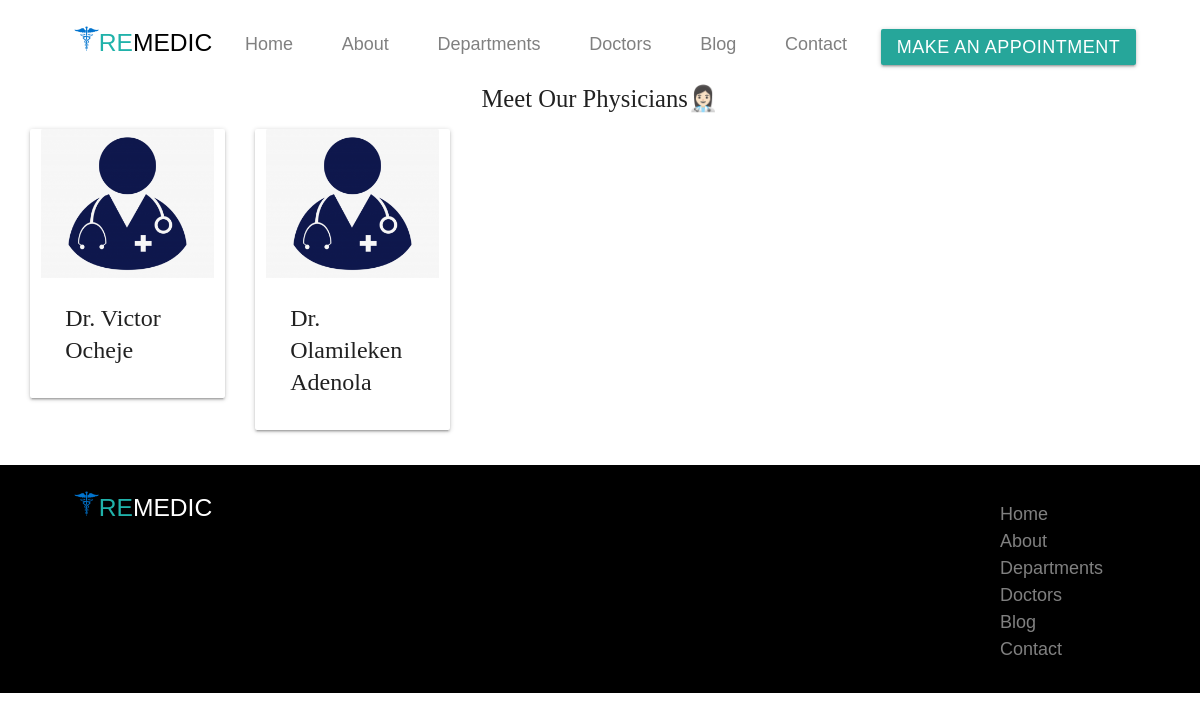
/meet-our-doctors/, run on an earlier commit of the app's database.
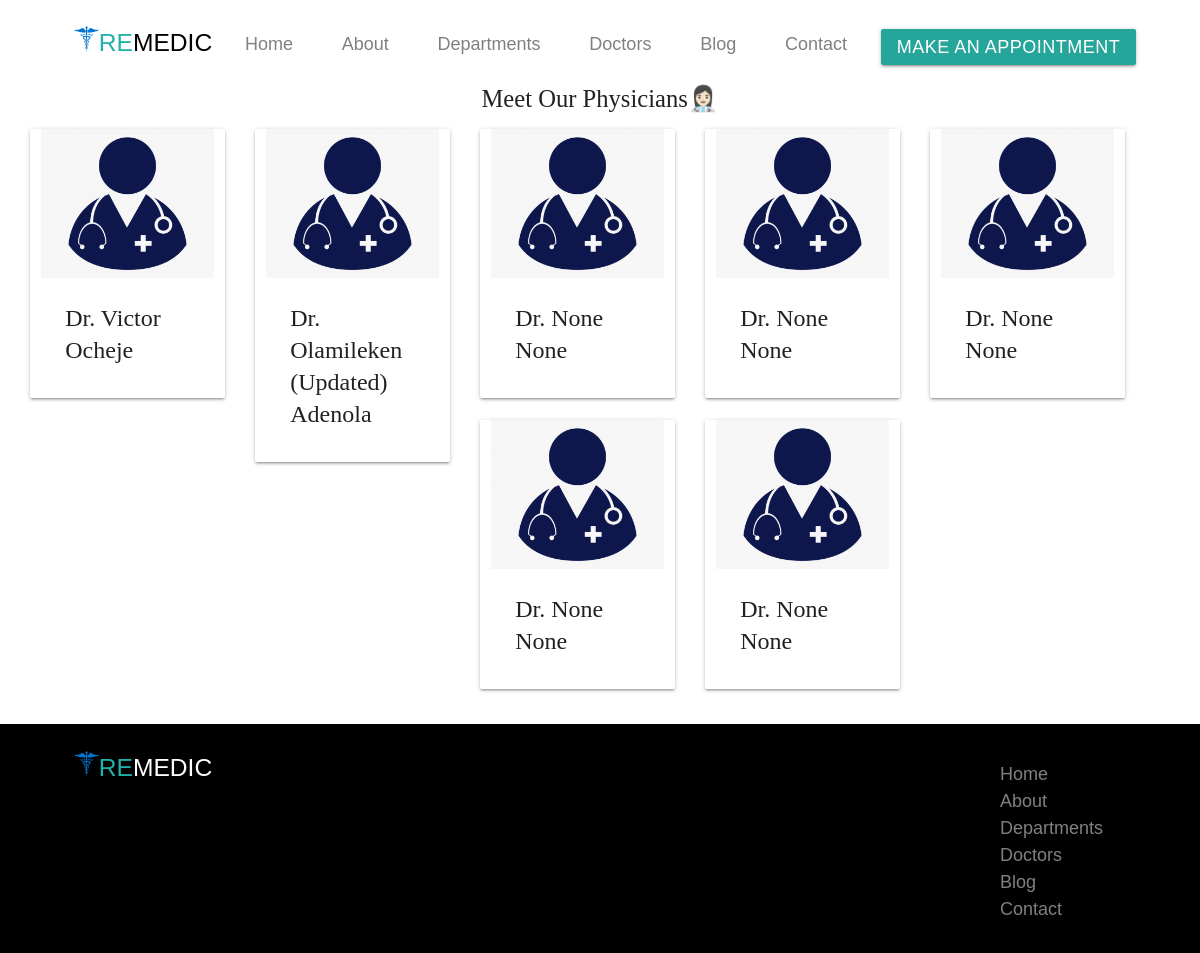
And on a later commit of the database.
### management/models.py (models this page shows, shortened)
class Doctor(models.Model):
    Doctor_user_instance = models.OneToOneField(User,on_delete=models.CASCADE,null=True, blank=True)
    Doctor_firstname = models.CharField(max_length=250, null=True,blank=True)
    Doctor_lastname = models.CharField(max_length=250, null=True,blank=True)
    Doctor_gender = models.CharField(max_length=25, choices=GENDER, default="UNDECIDED")
    Doctor_department = models.ForeignKey(Department,on_delete=models.CASCADE, related_name="doctor_department", null=True, blank=True)
    Doctor_specialization = models.CharField(max_length=250, null=True, blank=True)
    Doctor_phone_number = models.CharField(max_length=250, null=True, blank=True)
    Doctor_email_address = models.EmailField(default="firstname.lastname@hospitalmanagement.com", null=True, blank=True)
    Doctor_location = models.CharField(max_length=250,null=True, blank=True)

### base/views.py (the view)
# urls.py: path('meet-our-doctors/',views.doctor_page, name="doctor_page"),
def doctor_page(request):
    doctors = Doctor.objects.all()
    context = {
        'doctors':doctors
    }
    return render(request,'base/Pages/doctors_page.html',context)

### base/templates/base/Pages/doctors_page.html (shortened to what this page needs)
{% extends 'base/index.html' %}
{% load static %}
{% block content %}
<div>
    <h5 style="text-align:center">Meet Our Physicians👩🏻‍⚕️</h5>
    <div class="row card-holder">
    {% for doctor in doctors %}
    <div class="card doctor-holder col l2 s5">
        <div class="card-image waves-effect waves-block waves-light">
            <img class="doctors-logo" src="{% static 'base/images/doctors-icon.png' %}" alt="doctors-image">
        </div>
        <div class="card-content">
            <span class="card-title activator grey-text text-darken-4">
               <p>Dr. {{doctor.Doctor_lastname}} {{doctor.Doctor_firstname}}</p>
            </span>
        </div>
    </div>
    {% endfor %}
</div>
</div>
{% endblock content %}

### base/templates/base/index.html (shortened to what this page needs)
{% load static %}
<!DOCTYPE html>
<html lang="en">
<head>
    <link rel="stylesheet" href="{% static 'base/css/materialize.css' %}">
    <link rel="stylesheet" href="{% static 'base/css/style.css' %}">
<body>
{% include 'base/Components/nav_bar_component.html' %}
{% block content %}{% endblock content %}
{% include 'base/Components/footer_component.html' %}
</body>
</html>

### base/templates/base/Components/nav_bar_component.html
{% load static %}
{% block content %}
<div class="row">
    <div class="col-1">
        <h5 class="first-text"><img class="medicine-logo" src="{%  static 'base/images/medicine-logo.png' %}" alt="medicine-logo">RE<span class="second-text">MEDIC</span></h5>
    </div>
    <div class="col-6">
        <ul class="navbar">
            <li class="menu"> <a href="/">Home</a></li>
            <li class="menu"> <a href="{% url 'about_page' %}">About</a></li>
            <li class="menu"> <a href="{% url 'department_page' %}">Departments</a></li>
            <li class="menu"> <a href="{% url 'doctor_page' %}">Doctors</a></li>
            <li class="menu"> <a href="{% url 'blog_page' %}">Blog</a></li>
            <li class="menu last-menu"> <a href="{% url 'conatct_us_page' %}">Contact</a></li>
            <li class="btn"> <a href="" class="btn-text">Make an Appointment</a></li>
        </ul>
    </div>
</div>
{% endblock content %}

### base/templates/base/Components/footer_component.html
{% load static %}
{% block content %}
<div class="footer">
    <div class="col-1">
        <h5 class="first-text"><img class="medicine-logo" src="{%  static 'base/images/medicine-logo.png' %}" alt="medicine-logo">RE<span class="second-text-footer">MEDIC</span></h5>
    </div>
    <div class="menu-list">
        <ul>
            <li> <a href="/">Home</a></li>
            <li> <a href="{% url 'about_page' %}">About</a></li>
            <li> <a href="{% url 'department_page' %}">Departments</a></li>
            <li> <a href="{% url 'doctor_page' %}">Doctors</a></li>
            <li> <a href="{% url 'blog_page' %}">Blog</a></li>
            <li> <a href="{% url 'conatct_us_page' %}">Contact</a></li>
    </div>
</div>
{% endblock content %}

### base/static/base/css/style.css (style rules this page uses)
* { margin: 0; border: 0; font-family: Georgia, 'Times New Roman', Times, serif; }
.first-text { color: lightseagreen; font-family: Arial, Helvetica, sans-serif; margin-left: 3em; }
.second-text { color: black; font-family: Arial, Helvetica, sans-serif; }
.col-6 { margin-left:200px; margin-top: -2.5em; }
li.menu { list-style: none; display: inline; color: white; margin-left: 3em; }
a { color: grey; font-family: Arial, Helvetica, sans-serif; font-size: large; }
.btn-text { color: white; }
.footer { background-color: black; overflow: hidden; }
.second-text-footer { color: white; font-family: Arial, Helvetica, sans-serif; }
.menu-list { margin-left: 1000px; margin-bottom: 2em; margin-top: -2em; }
.last-menu { margin-right: 2em; }
.medicine-logo { width: 25px; height: 25px; margin-top: 10px; }
.doctor-holder { margin-left: 2em; margin-right: 2em; }
.card-holder { margin-left: 2em; }

What changed in the data, as far as the page shows it:
changed Doctor "Adenola": Doctor_lastname "Olamileken" → "Olamileken (Updated)"
added Doctor: Doctor_lastname "None", Doctor_firstname "None"
added Doctor: Doctor_lastname "None", Doctor_firstname "None"
added Doctor: Doctor_lastname "None", Doctor_firstname "None"
added Doctor: Doctor_lastname "None", Doctor_firstname "None"
added Doctor: Doctor_lastname "None", Doctor_firstname "None"
